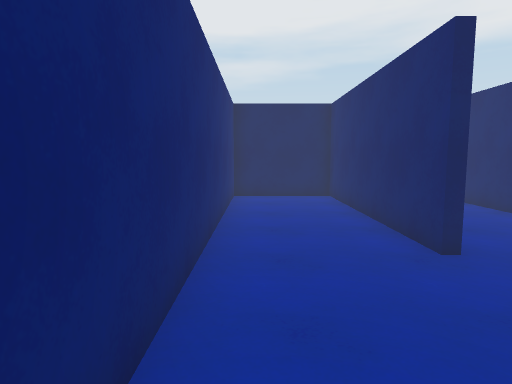
[1] (above)

21 first-person views from a walk through a scene from a Unity 3-D project. The camera is 1.5 m above the floor, tilts 6° down and sees 75° across. The floor is counted in squares, 1 m on a side. Each view is taken from the middle of a square. On the plan, view 1 faces up. The plan holds only what a view shows up to about 15 squares ahead; the rest is blank.

[2]
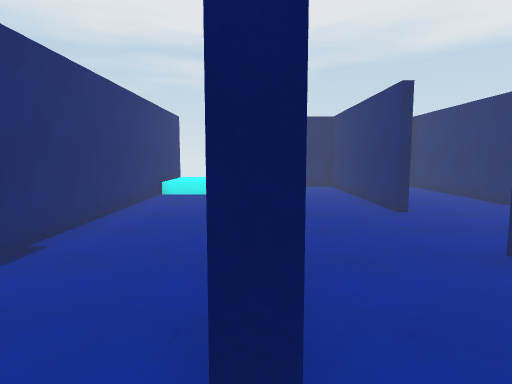

[3]
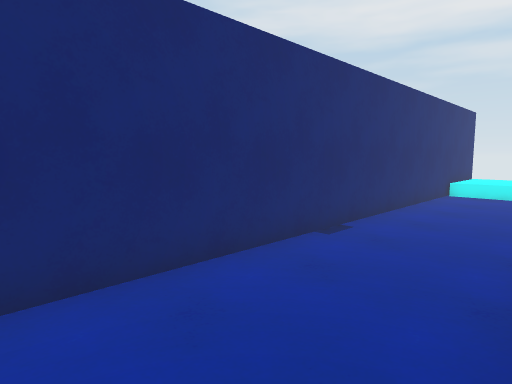

[4]
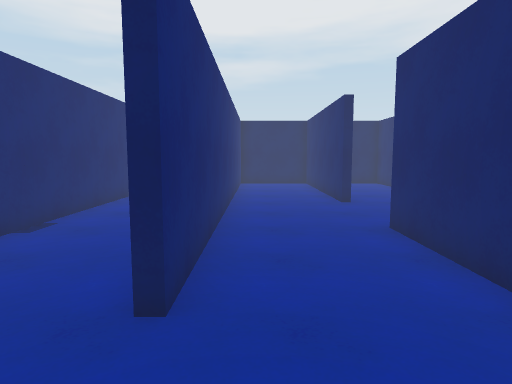

[5]
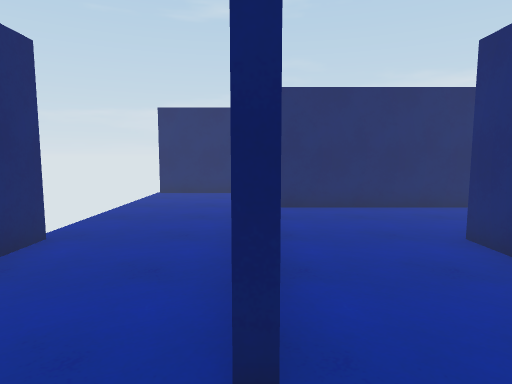

[6]
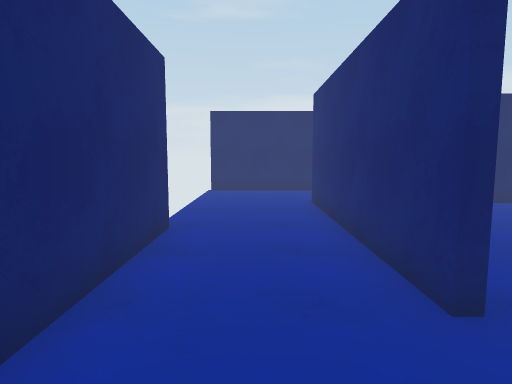

[7]
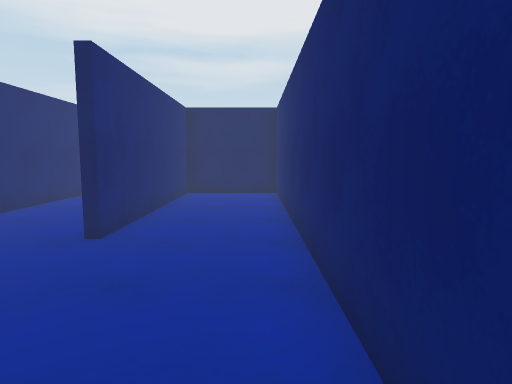

[8]
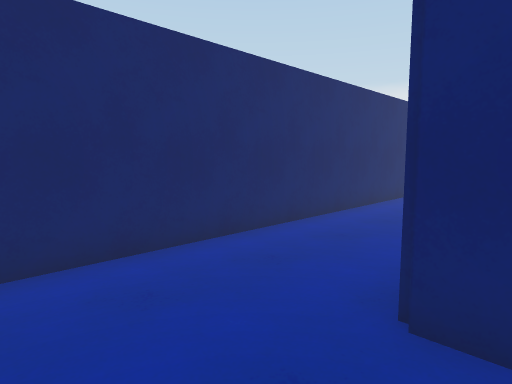

[9]
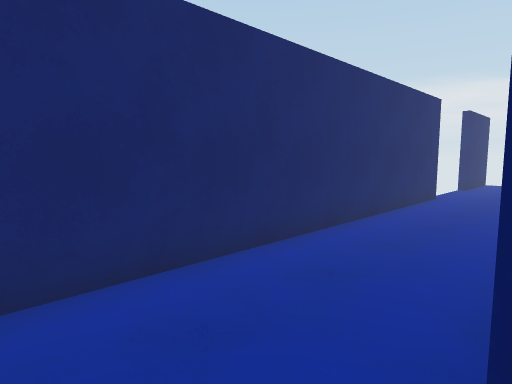

[10]
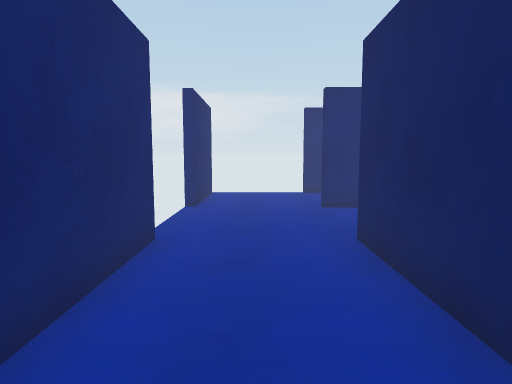

[11]
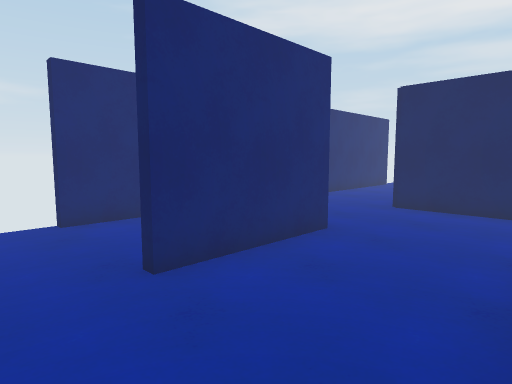

[12]
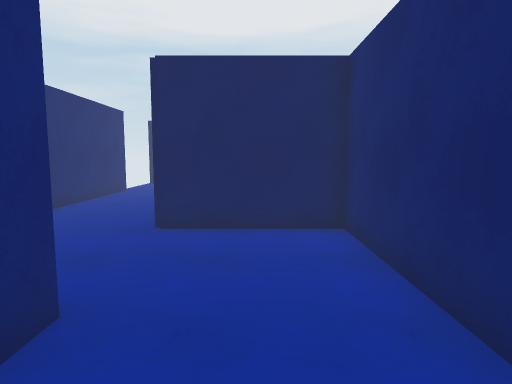

[13]
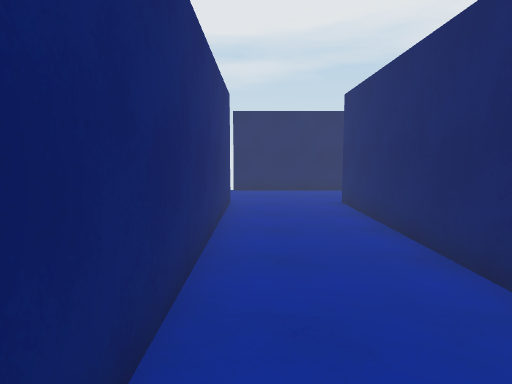

[14]
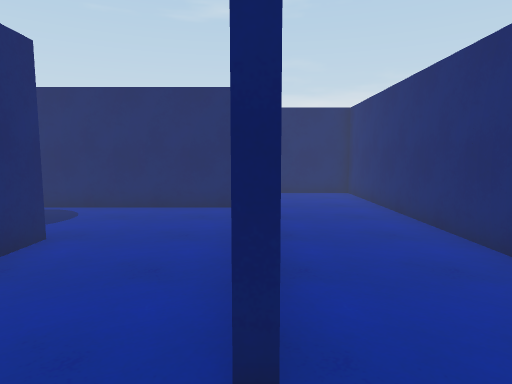

[15]
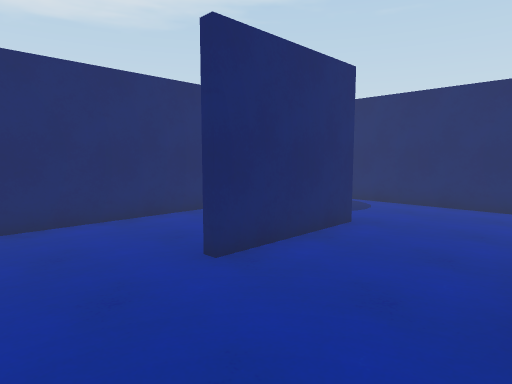

[16]
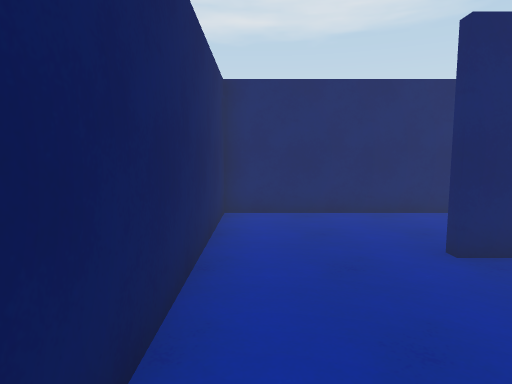

[17]
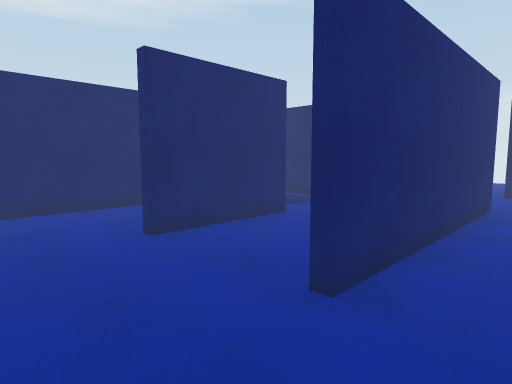

[18]
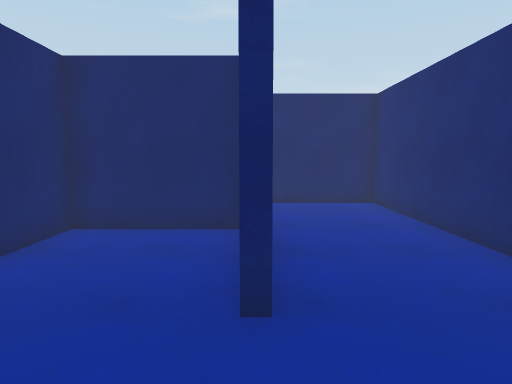

[19]
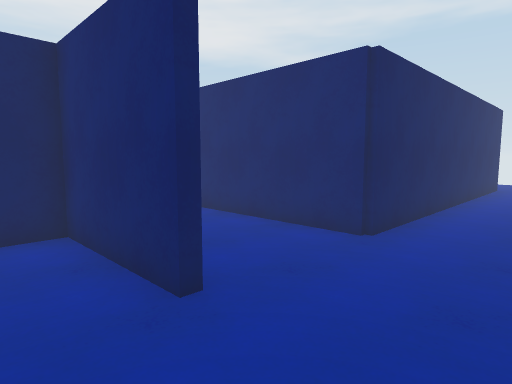

[20]
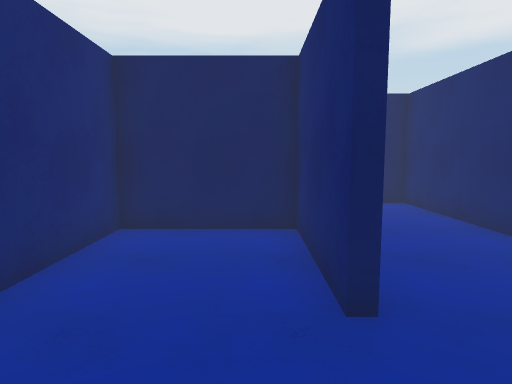

[21]
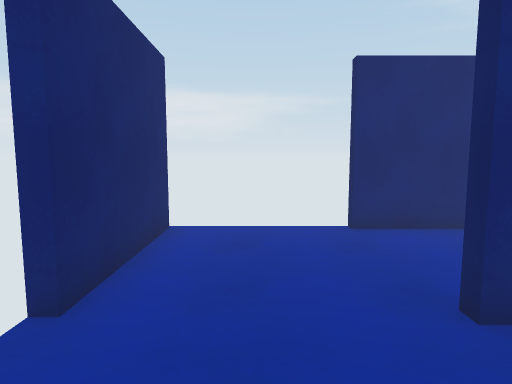

### Floor plan
Points are (right, up) in squares from view 1. A wall is a line through its corners. A room is listed if a view was taken in it or the views show most of it. See-through windows are left out.
Room 1 (views 1, 2, 3, 4, 5, 6, 7, 8, 9, 10, 11, 12, 13, 14, 15, 16, 17, 18, 19, 20, 21)
walls: (-8.8, 5.2) (-5.2, 5.2) (-5.2, 12.8) (-17, 12.8); (-9.1, 4.9) (-9.1, 9) (-8.8, 9); (2.9, -2.5) (2.9, 1.1) (3.1, 1.1) (3.1, -7.1) (-9.1, -7.1) (-9.1, 0.9) (-13.1, 0.9) (-13.1, 9) (-12.8, 9); (-3.4, -6.8) (2.4, -6.8); (-12.8, 7.1) (-12.8, 1.1) (-5.9, 1.1); (6.9, -3) (6.9, 12.5); (-4.8, 12.6) (-4.8, -4.6); (-9.1, -10.8) (7, -10.8); (-16.8, 9) (-16.8, -2.8) (-12.8, -2.8) (-12.8, -7.1) (-13.1, -7.1) (-13.1, -3) (-16.8, -3) (-16.8, -7.1); (6.9, 12.8) (3.1, 12.8) (3.1, 5) (2.9, 5) (2.9, 12.8) (-0.8, 12.8) (-0.8, -3) (-1.2, -3); (-17, -10.8) (-12.8, -10.8)
ways out: gap at (-17, -7); gap at (-17, 9); gap at (-13, -11); gap at (-9, -11); gap at (7, -3)

Positions as (right, up) in squares from view 1, and headings:
1: (0, 0), facing up
2: (-1, -4), facing up
3: (-1, -5), facing up-left
4: (0, -6), facing up
5: (3, 3), facing down
6: (5, 4), facing down
7: (6, -1), facing up
8: (6, -6), facing down-left
9: (4, -7), facing down-left
10: (-3, -9), facing left
11: (-9, -9), facing up-left
12: (-11, -6), facing up
13: (-16, -2), facing up
14: (-13, 11), facing down
15: (-13, 12), facing down-right
16: (-14, 12), facing right
17: (-15, 12), facing down-right
18: (-9, 12), facing down
19: (-15, -10), facing up-right
20: (-14, -10), facing up
21: (-10, -9), facing left
